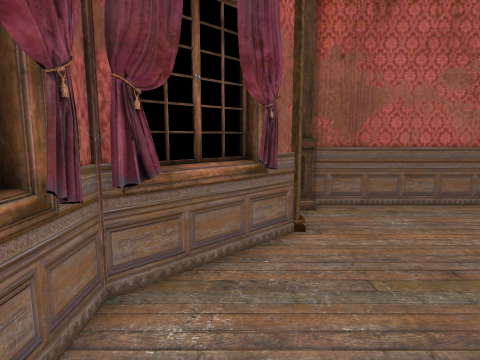
View 1 (above)

12 first-person views from a walk through a scene from a Unity 3-D project. The camera is 1.3 m above the floor, tilts 8° down and sees 75° across. Doors are open. The floor is counted in squares, 0.5 m on a side. Each view is taken from the middle of a square. On the plan, view 1 faces up. The plan holds only what a view shows up to about 20 squares ahead; the rest is blank. The player character is not drawn. Some surface patterns are stand-ins.

View 2
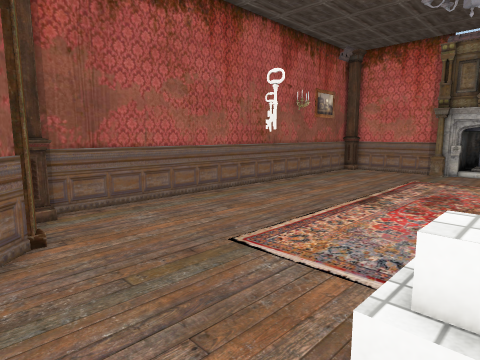

View 3
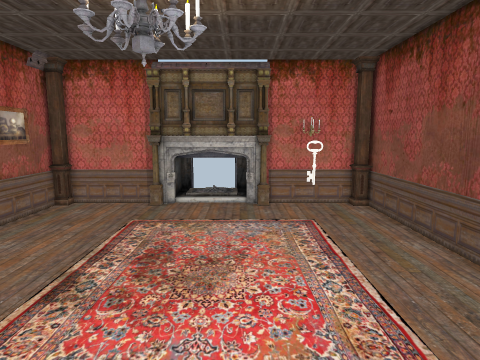

View 4
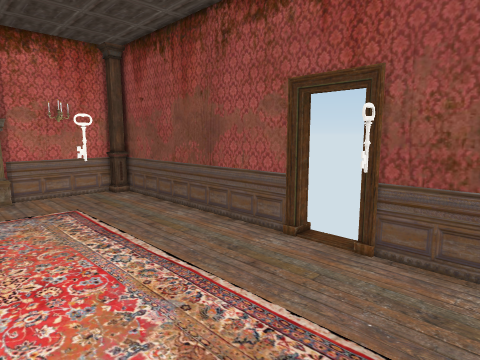

View 5
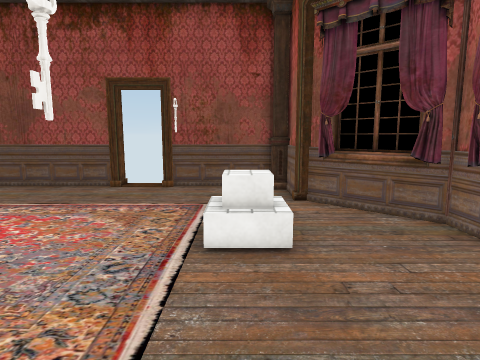

View 6
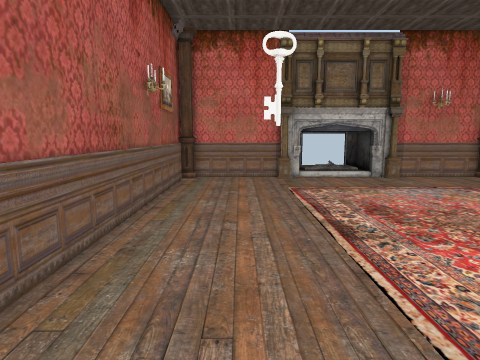

View 7
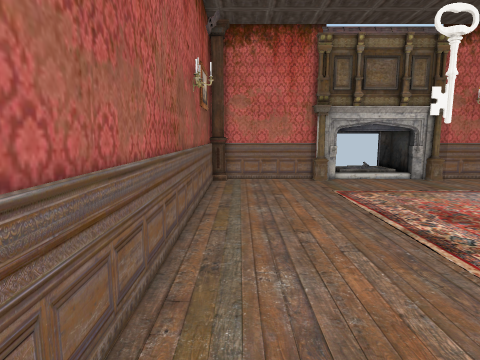

View 8
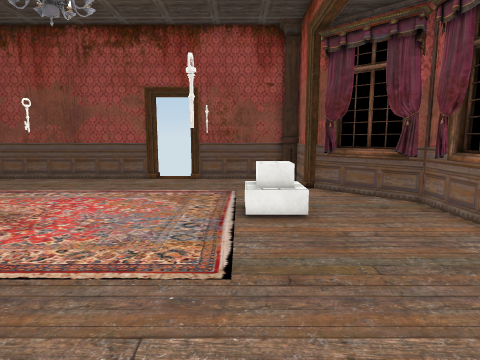

View 9
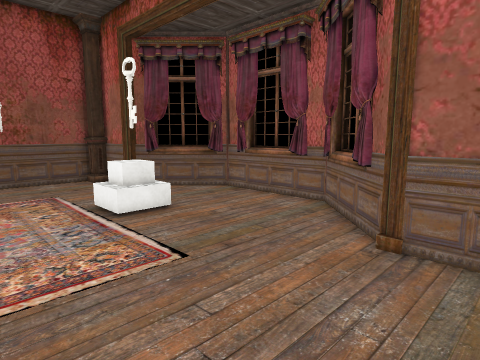

View 10
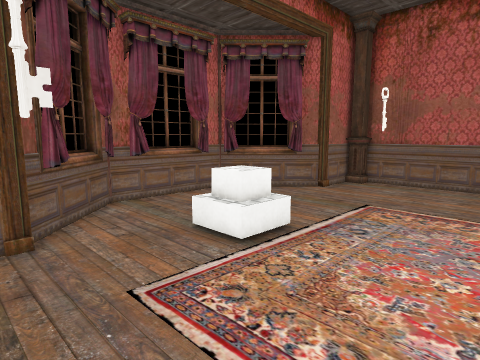

View 11
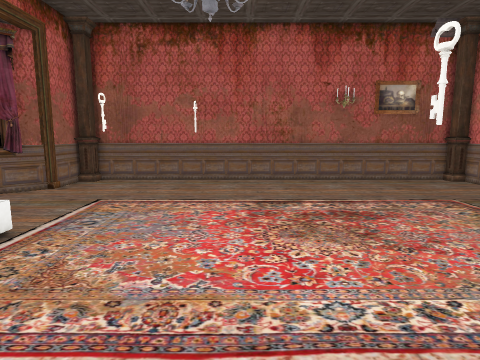

View 12
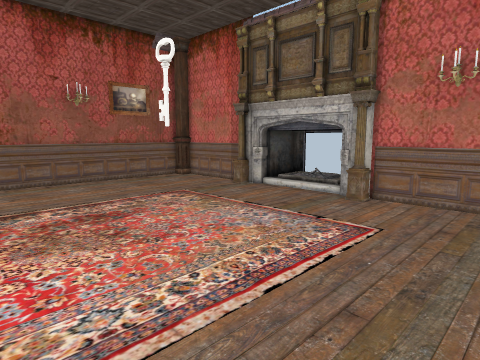

### Floor plan
Points are (right, up) in squares from view 1. A wall is a line through its corners. A room is listed if a view was taken in it or the views show most of it. See-through windows are left out.
Room 1 (views 1, 2, 3, 4, 5, 6, 7, 8, 9, 10, 11, 12)
walls: (10.1, -8.1) (23.7, -8.1); (23.6, 4.3) (23.6, 4.9); (23.6, -0.4) (23.6, 0.2); (23.6, -1.6) (23.6, -0.6); (1.7, 8.5) (-2.2, 4.7) (-2.2, -1.1) (1.3, -4.5) (1.7, -4.5) (1.7, -7.8); (23.8, -1.2) (23.8, 4.9); (0.9, 7.5) (0.5, 6.9); (0.9, 7.6) (0.7, 6.9); (0.8, -3.4) (1.1, -3.9); (0.8, -3.4) (1.1, -3.8); (0.7, -3.2) (1.1, -3.8); (24, 5.4) (24, 10.9) (23.3, 10.9) (23.3, 11.8); (0.9, 7.7) (0.6, 7); (0.2, 7.5) (-1.9, 5.4); (0, 7.6) (-0.8, 6.8); (2.4, -7.2) (2.4, -8.1) (8, -8.1); (-1.2, 5.2) (-1.9, 4.7); (-0.9, 6.7) (-2, 5.6); (-1.4, 5) (-1.9, 4.7); (-1.4, 5.3) (-1.7, 4.8); (-1.5, 5.1) (-1.9, 4.7); (-1.8, 0.6) (-1.9, -0.1); (-1.8, 3.7) (-1.9, 3.2); (-1.9, 0.3) (-1.9, -0.2); (1.7, 11.5) (1.7, 8.2); (-1.9, 3.8) (-1.9, 3.3); (-1.9, 3.8) (-1.8, 3); (-1.7, -1) (-1.1, -1.4); (-2, 3.8) (-1.8, 3.2); (-1.8, -1) (-1.5, -1.1) (-1.2, -1.6); (23.1, 10.9) (23.1, 11.8); (-1.7, -1.9) (0.3, -4); (-1.9, -2.1) (0.1, -4.1); (-2.5, 3.3) (-2.5, 0.4); (-2.8, 1.9) (-2.8, 0.4); (-2.8, 2.9) (-2.8, 2.2); (23.1, -8.1) (23.1, -7.2) (24, -7.2) (24, -1.8); (24, 11.6) (2.6, 11.6) (2.6, 10.9)
low walls: (23.1, 4.9) (23.1, 5.6); (23.6, -1.2) (23.9, -0.4); (24, 4) (23.7, 4.6); (24, -1.8) (23.1, -1.8) (23.1, -1.2)
ways out: open door at (9, -8)

Positions as (right, up) in squares from view 1, and headings:
1: (0, 0), facing up
2: (0, 0), facing up-right
3: (4, 0), facing right
4: (4, 1), facing down-right
5: (4, 8), facing down
6: (4, 8), facing right
7: (5, 10), facing right
8: (5, 11), facing down
9: (9, 11), facing down-left
10: (10, -6), facing up-left
11: (11, -7), facing up
12: (11, -7), facing up-right
